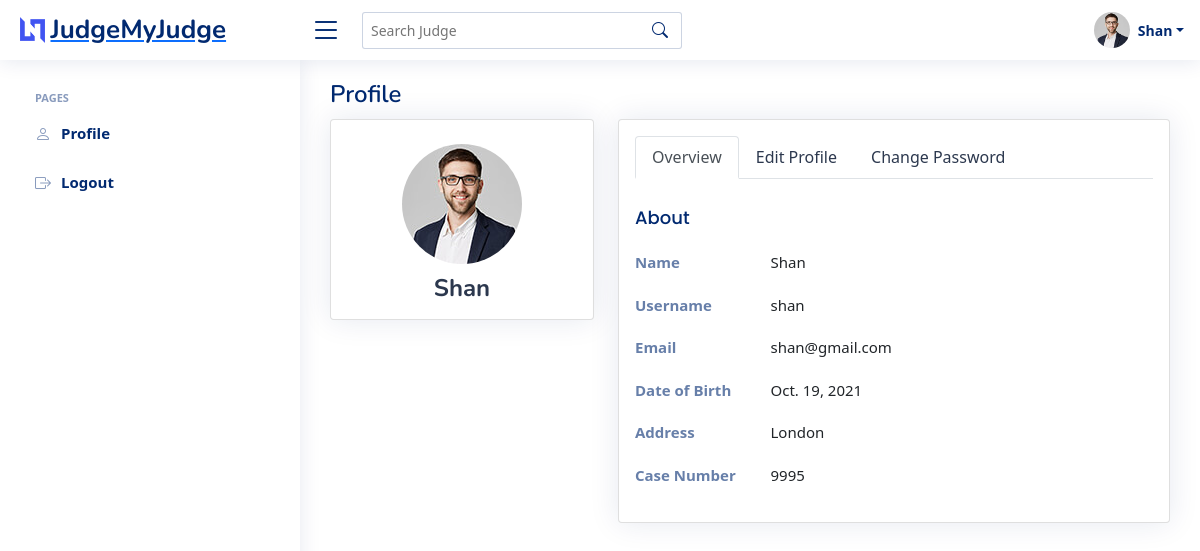
/profile/ (signed in), run on the app's committed database.
### registration/models.py (models this page shows)
class UserProfile(models.Model):
    user = models.OneToOneField(User, on_delete=models.CASCADE)
    date_of_birth = models.DateField()
    address = models.CharField(max_length=500)
    case_number = models.IntegerField(blank=True, null=True)
    picture_id = models.ImageField(blank=True, null=True,
                                   upload_to='user_image/', default="default.jpg")
    membership = models.BooleanField(default=False)
    def __str__(self):
        return self.user.username

### person/views.py (the view, shortened to what this page needs)
# urls.py: path('profile/', views.profile, name="profile"),
@login_required(login_url="loginPage")
def profile(request):
    user = request.user
    profile = UserProfile.objects.get(user=user)
    print(profile)
    context = {'profile': profile}
    return render(request, 'person/profile.html', context)

### person/templates/person/profile.html (shortened to what this page needs)
{% extends "main.html" %}
{% load static %}
{% block content %}
{% include "head.html" %}
{% include "sidebar.html" %}
<main id="main" class="main">
    <div class="pagetitle">
      <h1>Profile</h1>
    </div>
    <section class="section profile">
      <div class="row">
        <div class="col-xl-4">
          <div class="card">
            <div class="card-body profile-card pt-4 d-flex flex-column align-items-center">
              <img src="{{profile.picture_id.url}}" alt="Profile" class="rounded-circle">
              <h2>{{profile.user.first_name}}</h2>
            </div>
          </div>
        </div>
        <div class="col-xl-8">
          <div class="card">
            <div class="card-body pt-3">
              <ul class="nav nav-tabs nav-tabs-bordered">
                <li class="nav-item">
                  <button class="nav-link active" data-bs-toggle="tab" data-bs-target="#profile-overview">Overview</button>
                </li>
                <li class="nav-item">
                  <button class="nav-link" data-bs-toggle="tab" data-bs-target="#profile-edit">Edit Profile</button>
                </li>
                <li class="nav-item">
                  <button class="nav-link" data-bs-toggle="tab" data-bs-target="#profile-change-password">Change Password</button>
                </li>
              </ul>
              <div class="tab-content pt-2">
                <div class="tab-pane fade show active profile-overview" id="profile-overview">
                  <h5 class="card-title">About</h5>
                  <div class="row">
                    <div class="col-lg-3 col-md-4 label ">Name</div>
                    <div class="col-lg-9 col-md-8">{{profile.user.first_name}}</div>
                  </div>
                  <div class="row">
                    <div class="col-lg-3 col-md-4 label">Username</div>
                    <div class="col-lg-9 col-md-8">{{profile.user.username}}</div>
                  </div>
                  <div class="row">
                    <div class="col-lg-3 col-md-4 label">Email</div>
                    <div class="col-lg-9 col-md-8">{{profile.user.email}}</div>
                  </div>
                  <div class="row">
                    <div class="col-lg-3 col-md-4 label">Date of Birth</div>
                    <div class="col-lg-9 col-md-8">{{profile.date_of_birth}}</div>
                  </div>
                  <div class="row">
                    <div class="col-lg-3 col-md-4 label">Address</div>
                    <div class="col-lg-9 col-md-8">{{profile.address}}</div>
                  </div>
                  <div class="row">
                    <div class="col-lg-3 col-md-4 label">Case Number</div>
                    <div class="col-lg-9 col-md-8">{{profile.case_number}}</div>
                  </div>
                </div>
              </div>
            </div>
          </div>
        </div>
      </div>
    </section>
  </main>
{% endblock %}

### templates/main.html (shortened to what this page needs)
<!DOCTYPE html>
{% load static %}
<html lang="en">
<head>
    <link rel='stylesheet' type='text/css' media='screen' href='{%static "css/style.css"%}'>
    <link href='{%static "vendor/bootstrap/css/bootstrap.min.css"%}' rel="stylesheet">
    <link href='{%static "vendor/bootstrap-icons/bootstrap-icons.css"%}' rel="stylesheet">
    <link href='{%static "vendor/remixicon/remixicon.css"%}' rel="stylesheet">
    <link href='{%static "vendor/boxicons/css/boxicons.min.css"%}' rel="stylesheet">
    <link href='{%static "vendor/quill/quill.snow.css"%}' rel="stylesheet">
    <link href='{%static "vendor/quill/quill.bubble.css"%}' rel="stylesheet">
    <link href='{%static "vendor/simple-datatables/style.css"%}' rel="stylesheet">
    <link rel="stylesheet" href="//code.jquery.com/ui/1.13.0/themes/base/jquery-ui.css">
    <link rel="stylesheet" href="https://cdnjs.cloudflare.com/ajax/libs/font-awesome/4.7.0/css/font-awesome.min.css">
    <link rel='stylesheet' type='text/css' media='screen' href='{%static "css/judge.css"%}'>
</head>
<body>
    {% block content %}
    {% endblock %}
</body>
</html>

### templates/head.html (shortened to what this page needs)
<header id="header" class="header fixed-top d-flex align-items-center">
    <div class="d-flex align-items-center justify-content-between">
      <a href="{% url 'profile' %}" class="logo d-flex align-items-center">
        <img src="assets/img/logo.png" alt="">
        <span class="d-none d-lg-block">JudgeMyJudge</span>
      </a>
      <i class="bi bi-list toggle-sidebar-btn"></i>
    </div>
    <div class="search-bar">
      <form class="search-form d-flex align-items-center" method="GET" action="{% url 'getJudge' %}">
        <input type="text" class="autocomplete" name="search_query" id="autocomplete" placeholder="Search Judge" title="Enter search keyword">
        <button type="submit" title="Search"><i class="bi bi-search"></i></button>
      </form>
    </div>
    <nav class="header-nav ms-auto">
      <ul class="d-flex align-items-center">
        <li class="nav-item dropdown pe-3">
          <a class="nav-link nav-profile d-flex align-items-center pe-0" href="#" data-bs-toggle="dropdown">
            <img src="{{profile.picture_id.url}}" alt="Profile" class="rounded-circle">
            <span class="d-none d-md-block dropdown-toggle ps-2">{{profile.user.first_name}}</span>
          </a>
        </li>
      </ul>
    </nav>
  </header>

### templates/sidebar.html
<aside id="sidebar" class="sidebar">
    <ul class="sidebar-nav" id="sidebar-nav">
      <li class="nav-heading">Pages</li>
      <li class="nav-item">
        <a class="nav-link collapsed" href="{% url 'profile' %}">
          <i class="bi bi-person"></i>
          <span>Profile</span>
        </a>
      </li>
      <li class="nav-item">
        <a class="nav-link collapsed" href="{% url 'logout' %}">
          <i class="bi bi-box-arrow-right"></i>
          <span>Logout</span>
        </a>
      </li>
    </ul>
  </aside>

### static/css/style.css (style rules this page uses)
:root { scroll-behavior: smooth; }
body { font-family: "Open Sans", sans-serif; background: #f6f9ff; color: #444444; }
a { color: #4154f1; text-decoration: none; }
h1, h2, h3, h4, h5, h6 { font-family: "Nunito", sans-serif; }
#main { margin-top: 60px; padding: 20px 30px; transition: all 0.3s; }
.pagetitle { margin-bottom: 10px; }
.pagetitle h1 { font-size: 24px; margin-bottom: 0; font-weight: 600; color: #012970; }
.card { margin-bottom: 30px; border: none; border-radius: 5px; box-shadow: 0px 0 30px rgba(1, 41, 112, 0.1); overflow: hidden; }
.card-title { padding: 20px 0 15px 0; font-size: 18px; font-weight: 500; color: #012970; font-family: "Poppins", sans-serif; }
.card-body { padding: 0 20px 20px 20px; }
.nav-tabs-bordered { border-bottom: 2px solid #ebeef4; }
.nav-tabs-bordered .nav-link { margin-bottom: -2px; border: none; color: #2c384e; }
.nav-tabs-bordered .nav-link.active { background-color: #fff; color: #4154f1; border-bottom: 2px solid #4154f1; }
.logo { line-height: 1; }
@media (min-width: 1200px) { .logo { width: 280px; } }
.logo img { max-height: 26px; margin-right: 6px; }
.logo span { font-size: 26px; font-weight: 700; color: #012970; font-family: "Nunito", sans-serif; }
.header { transition: all 0.5s; z-index: 997; height: 60px; box-shadow: 0px 2px 20px rgba(1, 41, 112, 0.1); background-color: #fff; padding-left: 20px; }
.header .toggle-sidebar-btn { font-size: 32px; padding-left: 10px; cursor: pointer; color: #012970; }
.header .search-bar { min-width: 360px; padding: 0 20px; }
.header .search-form { width: 100%; }
.header .search-form input { border: 0; font-size: 14px; color: #012970; border: 1px solid rgba(1, 41, 112, 0.2); padding: 7px 38px 7px 8px; border-radius: 3px; transition: 0.3s; width: 100%; }
.header .search-form button { border: 0; padding: 0; margin-left: -30px; background: none; }
.header .search-form button i { color: #012970; }
.header-nav ul { list-style: none; }
.header-nav > ul { margin: 0; padding: 0; }
.header-nav .nav-profile { color: #012970; }
.header-nav .nav-profile img { max-height: 36px; }
.header-nav .nav-profile span { font-size: 14px; font-weight: 600; }
.sidebar { position: fixed; top: 60px; left: 0; bottom: 0; width: 300px; z-index: 996; transition: all 0.3s; padding: 20px; overflow-y: auto; scrollbar-width: thin; scrollbar-color: #aab7cf transparent; box-shadow: 0px 0px 20px rgba(1, 41, 112, 0.1); background-color: #fff; }
@media (min-width: 1200px) { #main, #footer { margin-left: 300px; } }
.sidebar-nav { padding: 0; margin: 0; list-style: none; }
.sidebar-nav li { padding: 0; margin: 0; list-style: none; }
.sidebar-nav .nav-item { margin-bottom: 5px; }
.sidebar-nav .nav-heading { font-size: 11px; text-transform: uppercase; color: #899bbd; font-weight: 600; margin: 10px 0 5px 15px; }
.sidebar-nav .nav-link { display: flex; align-items: center; font-size: 15px; font-weight: 600; color: #4154f1; transition: 0.3; background: #f6f9ff; padding: 10px 15px; border-radius: 4px; }
.sidebar-nav .nav-link i { font-size: 16px; margin-right: 10px; color: #4154f1; }
.sidebar-nav .nav-link.collapsed { color: #012970; background: #fff; }
.sidebar-nav .nav-link.collapsed i { color: #899bbd; }
.profile .profile-card img { max-width: 120px; }
.profile .profile-card h2 { font-size: 24px; font-weight: 700; color: #2c384e; margin: 10px 0 0 0; }
.profile .profile-overview .row { margin-bottom: 20px; font-size: 15px; }
.profile .profile-overview .card-title { color: #012970; }
.profile .profile-overview .label { font-weight: 600; color: rgba(1, 41, 112, 0.6); }

### data on the page
UserProfile: picture_id (picture), user.first_name "Shan", user.username "shan", user.email "shan@gmail.com", date_of_birth "Oct. 19, 2021", address "London", case_number "9995"
